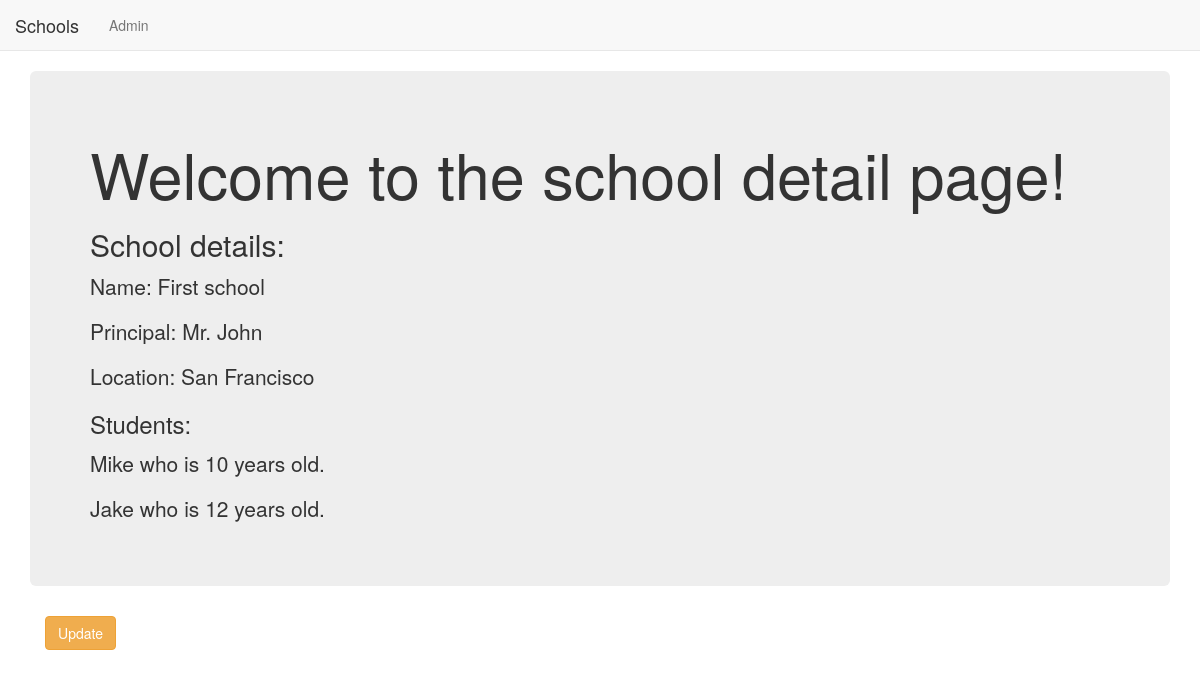
/basicapp/1/, run on the app's committed database.
### BasicApp/models.py (models this page shows, shortened)
class School(models.Model):
    name = models.CharField(max_length=256)
    principal = models.CharField(max_length=256)
    location = models.CharField(max_length=256)

class Student(models.Model):
    name = models.CharField(max_length=256)
    age = models.PositiveIntegerField()
    school = models.ForeignKey(School, related_name='students')

### BasicApp/views.py (the view)
# urls.py: url(r'^(?P<pk>\d+)/$', views.SchoolDetailView.as_view(), name='detail'),
class SchoolDetailView(DetailView):
    context_object_name = 'school_detail'
    model = models.School
    template_name = 'BasicApp/school_detail.html'

### BasicApp/templates/BasicApp/school_detail.html
{% extends "BasicApp/BasicApp_base.html" %}
{% block body_block %}
  <div class="jumbotron">
    <h1>Welcome to the school detail page!</h1>
    <h2>School details: </h2>
    <p>Name: {{school_detail.name}}</p>
    <p>Principal: {{school_detail.principal }}</p>
    <p>Location: {{school_detail.location }}</p>
    <h3>Students:</h3>
    {% for student in school_detail.students.all %}
      <p>{{student.name}} who is {{student.age}} years old.</p>
    {% endfor %}
  </div>
  <div class="container">
    <p>
      <a class="btn btn-warning" href="{% url 'basic_app:update' pk=school_detail.pk %}">Update</a>
    </p>
  </div>
{% endblock %}

### data on the page
School: name "First school", principal "Mr. John", location "San Francisco"
Student: name "Mike", age "10"
Student: name "Jake", age "12"
